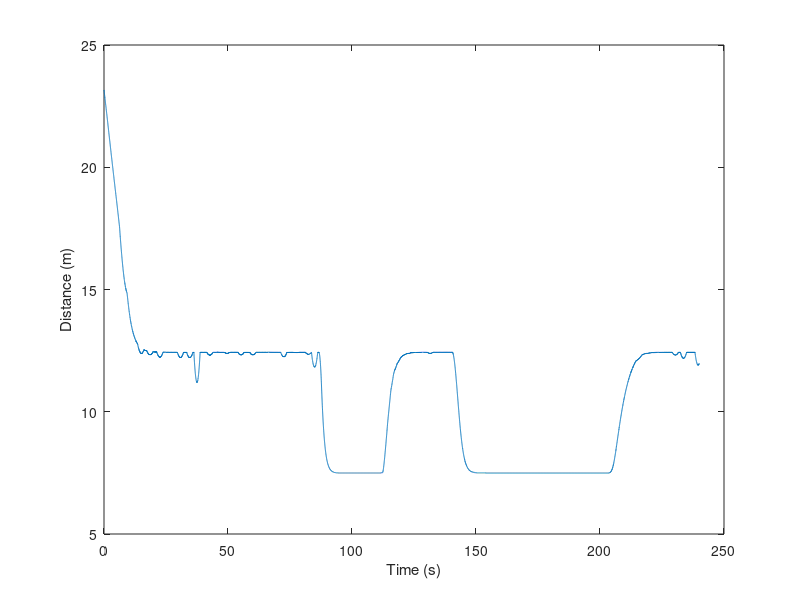

Write the MATLAB code that produced this figure. (Note: this script raises an error after producing the figure.)
clear all
close all
clc

load('sumodata.mat')

figure
plot(vtime,dist)
xlabel('Time (s)')
ylabel('Distance (m)')
% 
% t=0:0.0000005:vtime(end);
% d=interp1(vtime,dist,t);

t=0:0.0000005:20;
d=interp1(vtime(1:2001),dist(1:2001),t);

const=[4 16 64];
for p=1:3
    %% Local Variables: number of bits, samples, guard symbols, temp variables for interfunction calls
    qam=const(p);
    nfft=64; %fft size
    subcar=48; %number of data subcarriers
    nbitqam = log2(qam);
    guard = (nfft-subcar)/2;
    nsym=10000; %number of ofdm symbols
    nbitdata = subcar*nbitqam*nsym/2;

    ncp=4; %cyclic prefix size
    nbitsym = nfft + ncp;

    data=(rand(1,nbitdata)>0.5)+0;

    % magnitude of the normalized CFR
    alpha=[0.609981229934408,0.715459955559726,0.636965602683617,0.694127681700978,0.695098676789100,0.681699620219806,0.705628746895461,0.834320339106743,0.873378196662836,0.827668204581301,0.768804769140058,0.756148741911805,0.926978115212095,0.913129736817394,0.871793084001999,0.848536621661314,0.909045348037926,0.834381831138879,0.896913346571862,0.928182910840626,0.932323910122903,0.907741812468878,0.943650044868540,1];

    symbols=1:nsym*subcar/2;
    bits=1:nsym*nbitqam*subcar/2;

    % rescaled theta for dynamic case due to the normalization of the noise power
    theta_0=2000;

    for n=1:10
        %Noise vectors are created with a normalized power. One can think that
        %the normaliation factor is rescaled with noise power.
        noise1=normrnd(0,1,[1,subcar*nsym/2])+i*normrnd(0,1,[1,subcar*nsym/2]);

        for k=1:floor(length(t)/(nbitsym*nsym))
            %% THIS IS FOR THE PROPOSED ALGORITHM
            % TX
            % parallalize bin data and do qam modulation
            qam_data_tx = qammod(reshape(data, nbitqam,[]),qam,'InputType','bit','UnitAveragePower',true);

            % parallalize qam data for collective ifft
            par_data = reshape(qam_data_tx.', subcar/2, nsym).';

            % generate hermitian symmetric data and insert guard at non-data subcarrier locations
            pilot_ins_data=[zeros(nsym,guard) par_data zeros(nsym,1) conj(flip(par_data.').') zeros(nsym,guard-1)] ;

            % take ifft of all the ofdm symbols in the frame
            ifft_data = sqrt(nfft*nfft/subcar)*ifft(ifftshift(pilot_ins_data.',1)).';

            % add cyclic prefix to each ofdm symbol
            cyclic_add_data = [ifft_data(:,((nfft - ncp +1):nfft)) ifft_data];

            % arrange symbols row wise and searialize to transmit time domain signal
            ofdm_tx = reshape(cyclic_add_data.',nbitsym*nsym,1);

            %%
            % Channel Effect 1
            tt=t((nbitsym*nsym)*(k-1)+1:(k*nbitsym*nsym));
            tt0(k)=t((nbitsym*nsym)*(k-1)+1);
            dd=d((nbitsym*nsym)*(k-1)+1:(k*nbitsym*nsym));
            theta=(theta_0./dd.^3.346).';
            ch_data=ofdm_tx.*theta;

            %% 
            % Receiver        
            %parallalize received data
            par_rec_data = reshape(ch_data.', nbitsym, nsym).';

            % remove cyclic prefix
            cyclic_pre_rem=par_rec_data(:,ncp+1:end);

            % take fft of time domain ofdm symbols
            fft_data = fftshift(fft(cyclic_pre_rem.'),1).'/sqrt(nfft*nfft/subcar);

            % remove the guard to get the qam data
            rem_pilot = fft_data(:,guard+(1:subcar/2));

            % Channel Effect 2
            ch_rem_pilot = reshape((rem_pilot.*alpha).',1,[])+noise1;

            % calculate SNR
            EsN0(n,k)=mean(abs(ch_rem_pilot(symbols)).^2)/mean(abs(noise1).^2);

            % parallalize ch data
            pardata=reshape(ch_rem_pilot, subcar/2,[]).';

            % estimate theta
            est_theta=sum((abs(pardata)./alpha).')./(mean(abs(qammod(0:(qam-1),qam,'UnitAveragePower',true)))*subcar/2);

            % calculate theta*data
            td=(pardata./alpha).';

            % estimate qam_data_tx
            qam_data_rx=td./est_theta;

            % serialize qam data
            serdata=reshape(qam_data_rx, subcar*nsym/2,[]).';

            % demodulate the qam data in the ofdm symbols
            bin_data_rx = reshape(qamdemod(serdata, qam,'OutputType','bit','UnitAveragePower',true),1,[]);

            % calculate SNR and BER
            BER(n,k)=sum((data(bits)~=bin_data_rx(bits)))/length(bits);


            %% THIS IS FOR THE PROPOSED ALGORITHM (PSK)
            % TX
            % parallalize bin data and do qam modulation
            psk_data_tx = pskmod(bi2de(reshape(data, nbitqam,[]).').',qam);

            % parallalize qam data for collective ifft
            par_data = reshape(psk_data_tx.', subcar/2, nsym).';

            % generate hermitian symmetric data and insert guard at non-data subcarrier locations
            pilot_ins_data=[zeros(nsym,guard) par_data zeros(nsym,1) conj(flip(par_data.').') zeros(nsym,guard-1)] ;

            % take ifft of all the ofdm symbols in the frame
            ifft_data = sqrt(nfft*nfft/subcar)*ifft(ifftshift(pilot_ins_data.',1)).';

            % add cyclic prefix to each ofdm symbol
            cyclic_add_data = [ifft_data(:,((nfft - ncp +1):nfft)) ifft_data];

            % arrange symbols row wise and searialize to transmit time domain signal
            ofdm_tx = reshape(cyclic_add_data.',nbitsym*nsym,1);

            %%
            % Channel Effect 1
            tt=t((nbitsym*nsym)*(k-1)+1:(k*nbitsym*nsym));
            tt0(k)=t((nbitsym*nsym)*(k-1)+1);
            dd=d((nbitsym*nsym)*(k-1)+1:(k*nbitsym*nsym));
            theta=(theta_0./dd.^3.346).';
            ch_data=ofdm_tx.*theta;


            %% 
            % Receiver        
            %parallalize received data
            par_rec_data = reshape(ch_data.', nbitsym, nsym).';

            % remove cyclic prefix
            cyclic_pre_rem=par_rec_data(:,ncp+1:end);

            % take fft of time domain ofdm symbols
            fft_data = fftshift(fft(cyclic_pre_rem.'),1).'/sqrt(nfft*nfft/subcar);

            % remove the guard to get the qam data
            rem_pilot = fft_data(:,guard+(1:subcar/2));

            % Channel Effect 2
            ch_rem_pilot = reshape((rem_pilot.*alpha).',1,[])+noise1;

            % calculate SNR
            PEsN0(n,k)=mean(abs(ch_rem_pilot(symbols)).^2)/mean(abs(noise1).^2);

            % parallalize ch data
            pardata=reshape(ch_rem_pilot, subcar/2,[]).';

            % estimate theta
            est_theta=sum((abs(pardata)./alpha).')./(subcar/2);

            % calculate theta*data
            td=(pardata./alpha).';

            % estimate qam_data_tx
            psk_data_rx=td./est_theta;

            % serialize qam data
            serdata=reshape(psk_data_rx, subcar*nsym/2,[]).';

            % demodulate the qam data in the ofdm symbols
            bin_data_rx = reshape(de2bi(reshape(pskdemod(serdata, qam),1,[])).',1,[]);

            % calculate SNR and BER
            PBER(n,k)=sum((data(bits)~=bin_data_rx(bits)))/length(bits);



        end

    end

    %% calculate SNR and BER
    EbN0=mean(EsN0)/nbitqam;
    EbN0_dB=10*log10(EbN0);
    PEbN0=mean(PEsN0)/nbitqam;
    PEbN0_dB=10*log10(PEbN0);
    BER=mean(BER);
    PBER=mean(PBER);

qsnr(p,:)=EbN0_dB;
qber(p,:)=BER;
psnr(p,:)=PEbN0_dB;
pber(p,:)=PBER;
end
%% Plot SNR vs. BER for block type CE
figure
% semilogy(qsnr(1,:),qber(1,:),'*')
% hold on
semilogy(qsnr(2,:),qber(2,:),'d')
hold on
semilogy(qsnr(3,:),qber(3,:),'s')
hold on
semilogy(psnr(1,:),pber(1,:),'p')
hold on
semilogy(psnr(2,:),pber(2,:),'h')
hold on
semilogy(psnr(3,:),pber(3,:),'^')
xlabel('Eb/N0 (dB)')
ylabel('BER')
%legend('4QAM','16QAM','64QAM','QPSK','16PSK','64PSK')
legend('16-QAM','64-QAM','QPSK','16-PSK','64-PSK')
grid on

figure
% semilogy(tt0,2*(1-qber(1,:)))
% hold on
semilogy(tt0,2*(1-pber(1,:)))
hold on
semilogy(tt0,4*(1-pber(2,:)))
hold on
semilogy(tt0,6*(1-pber(3,:)))
hold on
semilogy(tt0,4*(1-qber(2,:)))
hold on
semilogy(tt0,6*(1-qber(3,:)))
xlabel('Time (s)')
ylabel('Average Throughput (bits per subcarrier)')
legend('QPSK','16-PSK','64-PSK','16-QAM','64-QAM')
ylim([0 6.5])
grid on
%%
% SNR vs. theta estimation accuracy
% SNR vs. BER graphs at different M-QAM
% Block type estimation vs. our estimation




